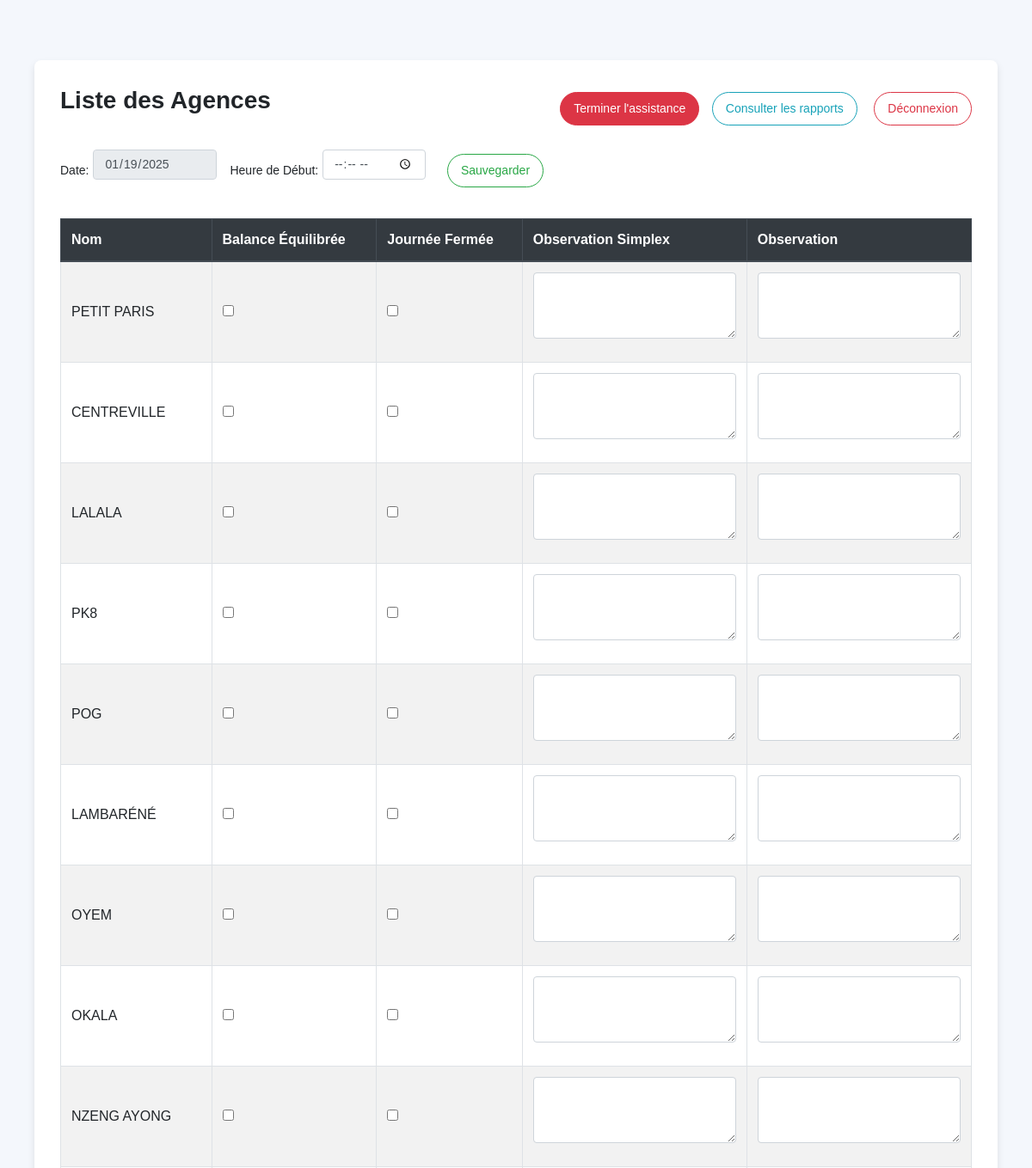
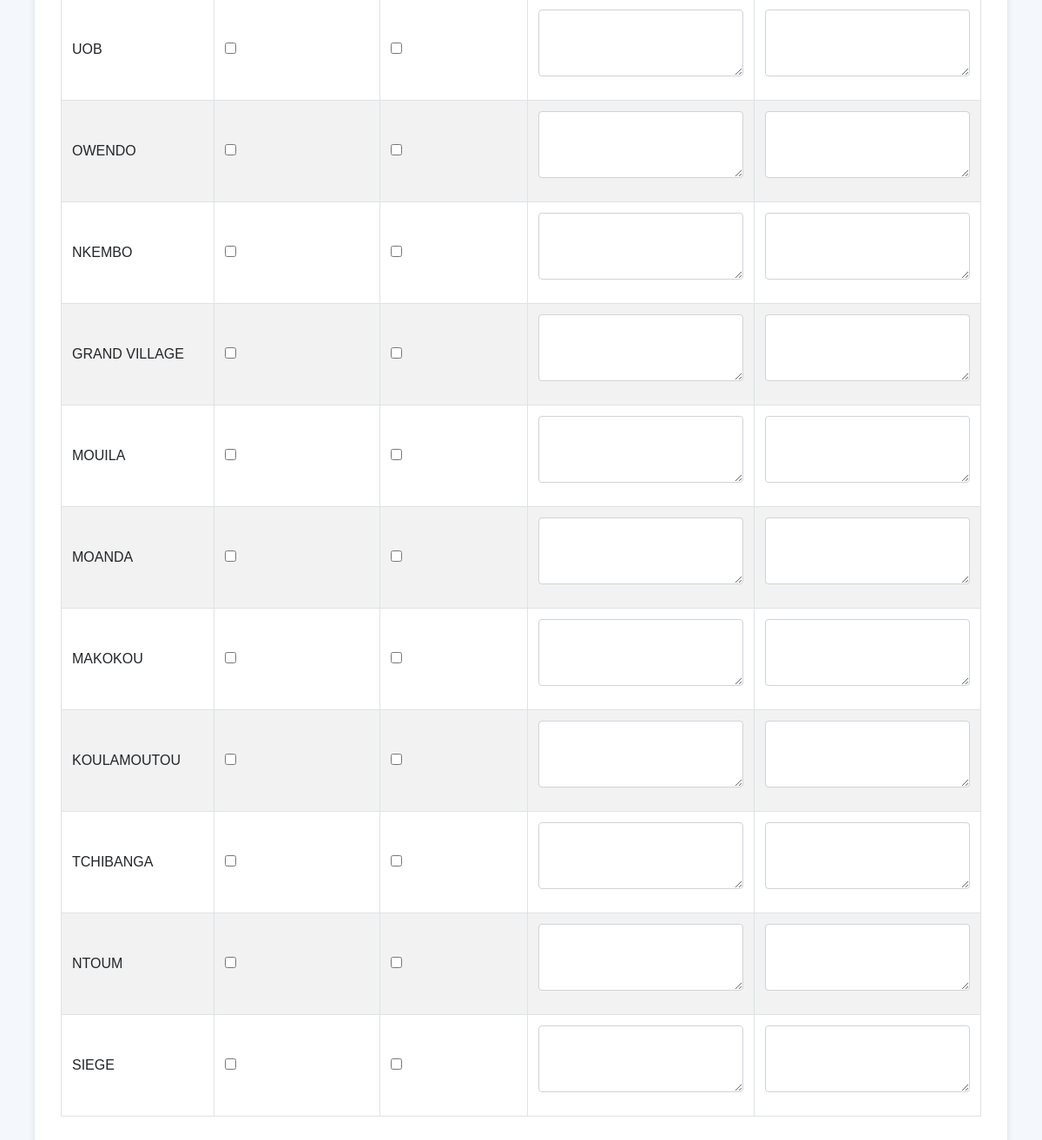
The app's page /agences/ (signed in) with its own data (2 pictures, top to bottom).
### cloture/models.py (models this page shows, shortened)
class Agence(models.Model):
    nom = models.CharField(max_length=191)
    balance_equilibree = models.BooleanField(default=False)
    journee_fermee = models.BooleanField(default=False)
    observation = models.TextField(blank=True, null=True)
    observation_simplex = models.TextField(blank=True, null=True)
    date_cloture = models.DateTimeField(auto_now_add=True)
    heure_debut = models.TimeField(blank=True, null=True)
    heure_fin = models.TimeField(blank=True, null=True)

### cloture/views.py (the view)
# urls.py: path('agences/', views.liste_agences, name='liste_agences'),
@login_required
def liste_agences(request):
    agences = Agence.objects.all()
    today = date.today().strftime('%Y-%m-%d')
    return render(request, 'cloture/liste_agences.html', context={'agences': agences, 'today': today})

### cloture/templates/cloture/liste_agences.html (shortened to what this page needs)
{% load static %}
<!DOCTYPE html>
<html lang="fr">
  <head>
    <link
      href="https://stackpath.bootstrapcdn.com/bootstrap/4.5.2/css/bootstrap.min.css"
      rel="stylesheet"
    />
  </head>
  <body>
    <div class="container-fluid">
      <div class="top-buttons">
        <h1>Liste des Agences</h1>
        <div>
          <button type="button" class="btn btn-sm btn-danger" id="saveReport">
            Terminer l'assistance
          </button>
          <a
            href="{% url 'liste_rapports' %}"
            class="btn btn-sm btn-outline-info"
            >Consulter les rapports</a
          >
          <a
            href="{% url 'logout' %}"
            class="btn btn-sm btn-outline-danger"
            id="logoutButton"
            style="margin-left: 15px"
            >Déconnexion</a
          >
        </div>
      </div>
      <form class="form-inline" method="post" id="timeForm">
        <div class="form-group">
          <label for="date">Date:</label>
          <input
            type="date"
            class="form-control"
            id="date"
            name="date"
            value="{{ today }}"
            disabled
          />
        </div>
        <div class="form-group">
          <label for="heure_debut">Heure de Début:</label>
          <input
            type="time"
            class="form-control"
            id="heure_debut"
            name="heure_debut"
            value="{{ heure_debut }}"
          />
        </div>
        <button type="submit" class="btn btn-sm btn-outline-success">
          Sauvegarder
        </button>
      </form>
      <div class="table-responsive">
        <table class="table table-bordered table-striped">
          <thead class="thead-dark">
            <tr>
              <th>Nom</th>
              <th>Balance Équilibrée</th>
              <th>Journée Fermée</th>
              <th>Observation Simplex</th>
              <th>Observation</th>
            </tr>
          </thead>
          <tbody>
            {% for agence in agences %}
            <tr data-agence-id="{{ agence.id }}">
              <td>{{ agence.nom }}</td>
              <td>
                <input
                  type="checkbox"
                  class="balance-checkbox"
                  data-id="balance_{{ agence.id }}"
                />
              </td>
              <td>
                <input
                  type="checkbox"
                  class="journee-checkbox"
                  data-id="journee_{{ agence.id }}"
                />
              </td>
              <td>
                <textarea
                  class="form-control observation-simplex"
                  rows="3"
                  data-id="observation_simplex_{{ agence.id }}"
                ></textarea>
              </td>
              <td>
                <textarea
                  class="form-control observation"
                  rows="3"
                  data-id="observation_{{ agence.id }}"
                >
{{ agence.observation }}</textarea
                >
              </td>
            </tr>
            {% endfor %}
          </tbody>
        </table>
      </div>
    </div>
  </body>
</html>

### cloture/templates/cloture/liste_agences.html (style rules this page uses)
body { font-family: "Arial", sans-serif; background-color: #f4f7fc; padding: 40px; }
.container-fluid { max-width: 1200px; margin: 0 auto; padding: 30px; background-color: white; border-radius: 8px; box-shadow: 0 4px 8px rgba(0, 0, 0, 0.1); margin-top: 30px; }
.top-buttons { display: flex; justify-content: space-between; align-items: center; margin-bottom: 20px; }
h1 { font-size: 1.75rem; font-weight: 600; margin-bottom: 20px; }
.btn { font-size: 0.875rem; padding: 8px 15px; border-radius: 25px; margin-left: 10px; }
.btn-danger { background-color: #dc3545; border-color: #dc3545; }
.form-control { font-size: 0.875rem; margin-bottom: 15px; }
.table-responsive { margin-top: 30px; }
.table { border-collapse: collapse; width: 100%; margin-bottom: 30px; }
.table th, .table td { padding: 12px; text-align: left; vertical-align: middle; }
.thead-dark th { background-color: #343a40; color: white; }
.observation, .observation-simplex { font-size: 0.875rem; }
textarea { resize: vertical; }
.form-inline { margin-bottom: 30px; }
.form-inline .form-group { margin-right: 15px; }
.form-inline label { font-size: 0.875rem; margin-right: 5px; }
.table tbody tr { margin-bottom: 10px; }

### records on screen
Agence: nom "PETIT PARIS"
Agence: nom "CENTREVILLE"
Agence: nom "LALALA"
Agence: nom "PK8"
Agence: nom "POG"
Agence: nom "LAMBARÉNÉ"
Agence: nom "OYEM"
Agence: nom "OKALA"
Agence: nom "NZENG AYONG"
Agence: nom "UOB"
Agence: nom "OWENDO"
Agence: nom "NKEMBO"
Agence: nom "GRAND VILLAGE"
Agence: nom "MOUILA"
Agence: nom "MOANDA"
Agence: nom "MAKOKOU"
Agence: nom "KOULAMOUTOU"
Agence: nom "TCHIBANGA"
Agence: nom "NTOUM"
Agence: nom "SIEGE"
